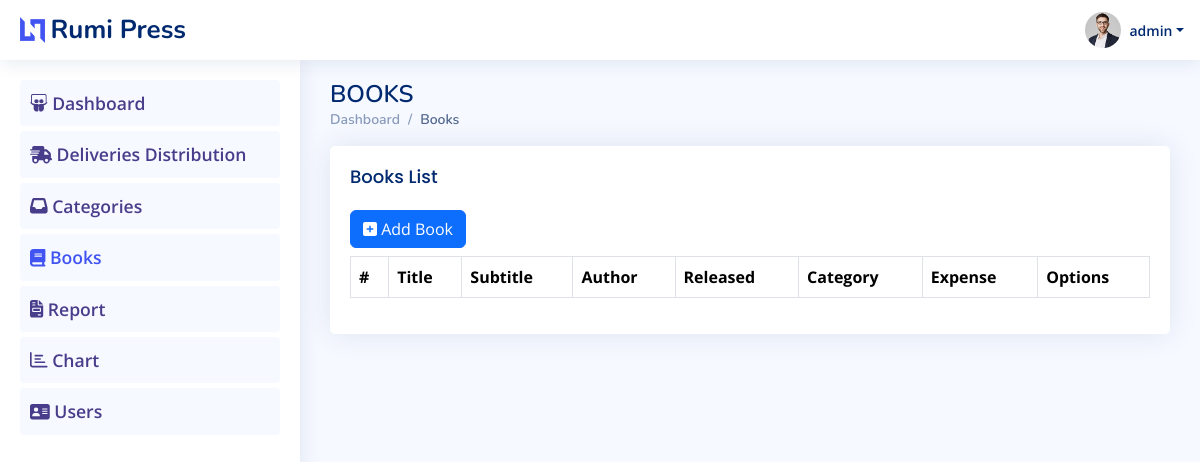
Page /books/ (signed in) on the earlier database version.
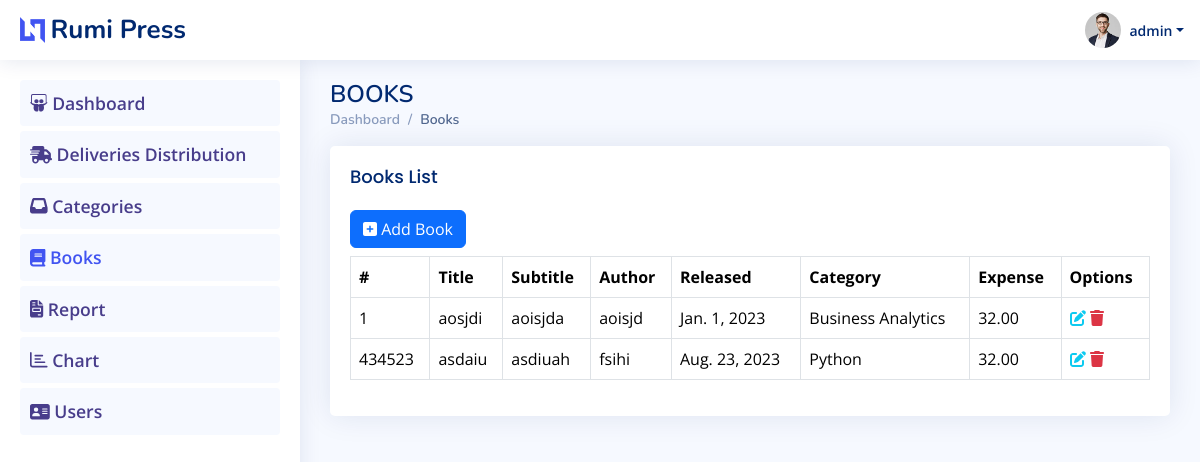
Same page on the later database version.
### tracker/models.py (models this page shows)
class Books(models.Model):
    book_code=models.IntegerField()
    title=models.CharField(max_length=255)
    subtitle=models.CharField(max_length=255, null=True)
    author=models.CharField(max_length=255)
    publishing_date=models.DateField()
    publisher=models.CharField(max_length=255)
    category=models.ForeignKey(Categories, on_delete=models.CASCADE)
    user=models.ForeignKey(User, on_delete=models.CASCADE, related_name='user_reg')
    date=models.DateField(auto_now=True)
    distribution_expense=models.DecimalField(max_digits=6, decimal_places=2)
    active=models.BooleanField(default=True)

class Categories(models.Model):
    category=models.CharField(max_length=70)
    user=models.ForeignKey(User, on_delete=models.CASCADE)
    date=models.DateField(auto_now=True)
    active=models.BooleanField(default=True)
    class Meta:
        unique_together = ('id', 'category')
    def __str__(self):
        return self.category

### tracker/views.py (the view)
# urls.py: path('books/', views.BooksView, name='books'),
@login_required
def BooksView(request):
    if request.method=="GET":
        books=Books.objects.filter(active=True).all()
        return render(request, 'books/books.html',{'books':books})

### templates/books/books.html (shortened to what this page needs)
{% extends 'base.html'%}
{% block content %}
<main id="main" class="main">
    <div class="pagetitle">
      <h1>BOOKS</h1>
      <nav>
        <ol class="breadcrumb">
          <li class="breadcrumb-item"><a href="{% url  'index' %}">Dashboard</a></li>
          <li class="breadcrumb-item active">Books</li>
        </ol>
      </nav>
    </div>
    <section class="section">
    <div class="row">
        <div class="col-lg-12">
          <div class="card">
            <div class="card-body">
              <h5 class="card-title">Books List</h5>
                <a href="{% url 'create_books' %}" class="btn btn-primary">
                    <i class="fa fa-plus-square"></i> Add Book
                </a>
              <table class="table table-hover table-bordered  table-responsive mt-2">
                  <thead>
                      <th>#</th>
                      <th>Title</th>
                      <th>Subtitle</th>
                      <th>Author</th>
                      <th>Released</th>
                      <th>Category</th>
                      <th>Expense</th>
                      <th>Options</th>
                  </thead>
                  <tbody>
                    {% for book in books %}
                        <tr>
                            <td>{{book.book_code}}</td>
                            <td>{{book.title}}</td>
                            <td>{{book.subtitle}}</td>
                            <td>{{book.author}}</td>
                            <td>{{book.publishing_date}}</td>
                            <td>{{book.category}}</td>
                            <td>{{book.distribution_expense}}</td>
                            <td>
                              <a href="{% url 'update_book' book.id %}" class="text-info">
                                <i class="fa fa-pen-to-square"></i>
                              </a>
                              <form action="{% url 'remove_book' book.id %}" method="post" class="d-inline-flex">
                                <a href="javascript:void(0);" class="text-danger" onclick="this.parentNode.submit()">
                                  <i class="fa fa-trash"></i>
                                </a>
                              </form>
                            </td>
                        </tr>
                    {% endfor %}
                  </tbody>
              </table>
            </div>
          </div>
        </div>
    </div>
</main>
{% endblock %}

Differences in the rows shown:
added Books: book_code "1", title "aosjdi", subtitle "aoisjda", author "aoisjd", publishing_date "Jan. 1, 2023", category "Business Analytics", distribution_expense "32.00"
added Books: book_code "434523", title "asdaiu", subtitle "asdiuah", author "fsihi", publishing_date "Aug. 23, 2023", category "Python", distribution_expense "32.00"
